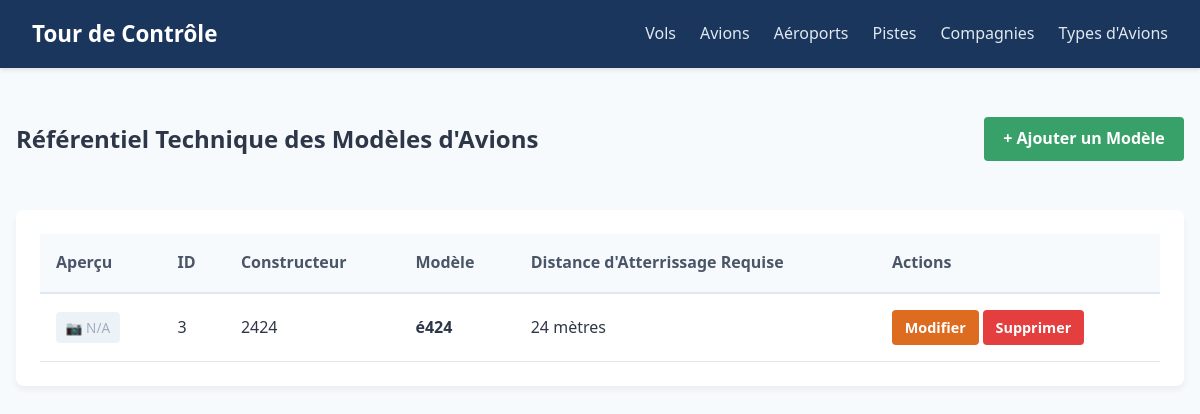
Page /types-avions/ on the earlier database version.
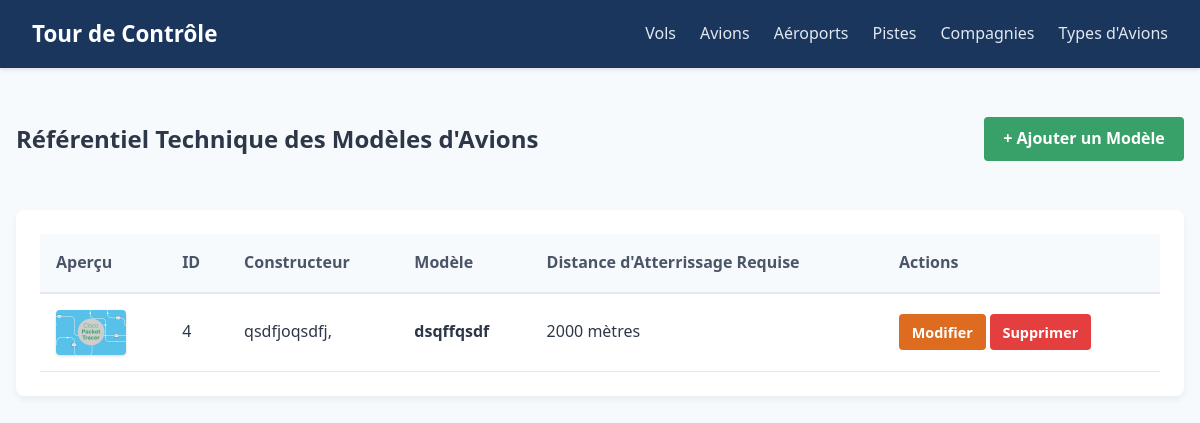
Same page on the later database version.
### gestion_trafic/models.py (models this page shows, shortened)
class TypeAvion(models.Model):
    marque = models.CharField(max_length=100, verbose_name="Constructeur")
    modele = models.CharField(max_length=100, verbose_name="Modèle exact")
    description = models.TextField(blank=True, null=True)
    image = models.ImageField(upload_to='images_avions/', blank=True, null=True, verbose_name="Photo de l'appareil")
    longueur_piste_necessaire = models.IntegerField(help_text="Distance d'atterrissage minimale en mètres")

### gestion_trafic/views.py (the view)
# urls.py: path('types-avions/', views.TypeAvionListView.as_view(), name='liste_types_avions'),
class TypeAvionListView(ListView):
    model = TypeAvion
    template_name = 'gestion_trafic/types_avions/liste.html'
    context_object_name = 'types_avions'

### gestion_trafic/templates/gestion_trafic/types_avions/liste.html
{% extends 'gestion_trafic/base.html' %}
{% block content %}
<div class="page-header">
    <h2>Référentiel Technique des Modèles d'Avions</h2>
    <a href="{% url 'ajouter_type_avion' %}" class="btn btn-success">+ Ajouter un Modèle</a>
</div>
<div class="data-card">
    <table class="data-table">
        <thead>
            <tr>
                <th>Aperçu</th> <th>ID</th>
                <th>Constructeur</th>
                <th>Modèle</th>
                <th>Distance d'Atterrissage Requise</th>
                <th>Actions</th>
            </tr>
        </thead>
        <tbody>
            {% for type in types_avions %}
            <tr>
                <td>
                    {% if type.image %}
                        <img src="{{ type.image.url }}" alt="Photo {{ type.modele }}" class="table-img">
                    {% else %}
                        <span class="no-img">📷 N/A</span>
                    {% endif %}
                </td>
                <td>{{ type.id }}</td>
                <td>{{ type.marque }}</td>
                <td><strong>{{ type.modele }}</strong></td>
                <td>{{ type.longueur_piste_necessaire }} mètres</td>
                <td>
                    <a href="{% url 'modifier_type_avion' type.id %}" class="btn btn-warning">Modifier</a>
                    <a href="{% url 'supprimer_type_avion' type.id %}" class="btn btn-danger">Supprimer</a>
                </td>
            </tr>
            {% empty %}
            <tr>
                <td colspan="6" style="text-align: center;">Aucun modèle technique enregistré.</td>
            </tr>
            {% endfor %}
        </tbody>
    </table>
</div>
{% endblock %}

Differences in the rows shown:
removed TypeAvion: image "📷 N/A", id "3", marque "2424", modele "é424", longueur_piste_necessaire "24"
added TypeAvion: image (picture), id "4", marque "qsdfjoqsdfj,", modele "dsqffqsdf", longueur_piste_necessaire "2000"
